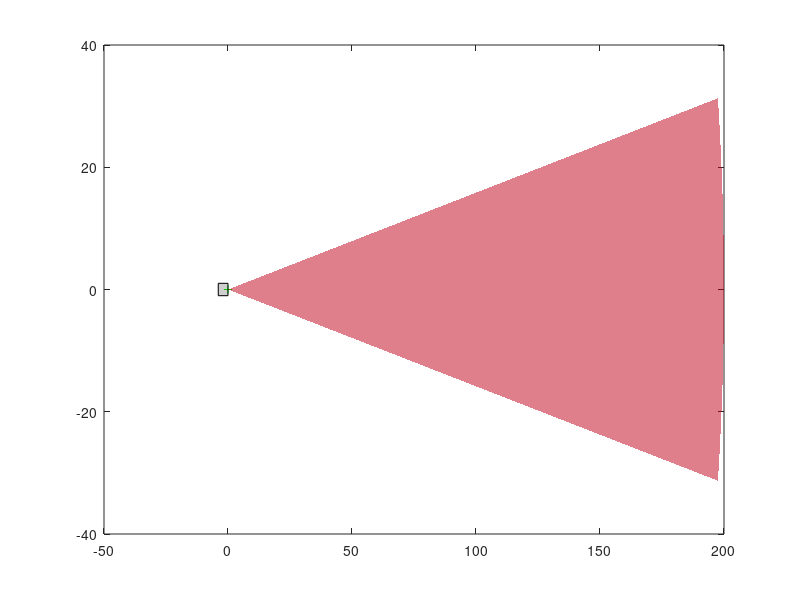

The MATLAB script that drew this image:
function plotSensorFOV()

% Vehicle dimensions
EGO_LENGTH = 3.928; % [m] Axle distance + axle to front. TODO fix length
EGO_WIDTH = 2.029; % [m] Vehicle width.

% Camera
CAMERA_RANGE = 80; % [m] camera radial range.
CAMERA_HORIZONTALFOV = 50; % [deg] camera lobe horizontal width.
% [m] Sensor position relative to center of vehicle front bumper.
CAMERA_POS = [0 0 0]; % [X Y Z] in vehicle coordinate system. %TODO get position from sensor properties
CAMERA_ANGLE = 0; % [deg] Sensor boresight angle relative to vehicle boresight.

% Front radar
LR_RANGE = 200; % [m] ESR mid range radial range.
LR_HORIZONTALFOV = 18; % [deg] ESR mid range lobe horizontal width.
% [m] Sensor position relative to center of vehicle front bumper.
LR_POS = [0 0 0]; % [X Y Z] in vehicle coordinate system. %TODO get position from sensor properties
LR_ANGLE = 0; % [deg] Sensor boresight angle relative to vehicle boresight.

% Front radar ESR
plotfovtopview(CAMERA_POS, CAMERA_ANGLE, CAMERA_RANGE, CAMERA_HORIZONTALFOV, [181, 188, 191]/255);
plotfovtopview(LR_POS, LR_ANGLE, LR_RANGE, LR_HORIZONTALFOV, [ 192, 0, 25]/255);

% Plot car
patch([0 0 -EGO_LENGTH -EGO_LENGTH], [-EGO_WIDTH/2 EGO_WIDTH/2 EGO_WIDTH/2 -EGO_WIDTH/2],  [0, 0, 0], 'facealpha',0.19);

end


function plotfovtopview(sensorpos, direction, range, openingangle, color)

sensorx = sensorpos(1);
sensory = sensorpos(2);
direction = direction + 90;

plotfov(sensorx, sensory, direction, range, openingangle, color)

end

function plotfov(sensorx, sensory, direction, range, openingangle, color)

% Mark sensor position.
plot(sensorx, sensory, '+g');
% Plot sensor FOV.
angles = (direction -openingangle/2):0.1:(direction + openingangle/2);
arcx = sensorx + range * sind(angles);
arcy = sensory + range * cosd(angles);
patch([sensorx arcx sensorx], [sensory arcy sensory], color, 'facealpha',0.5, 'EdgeColor','None');
end

